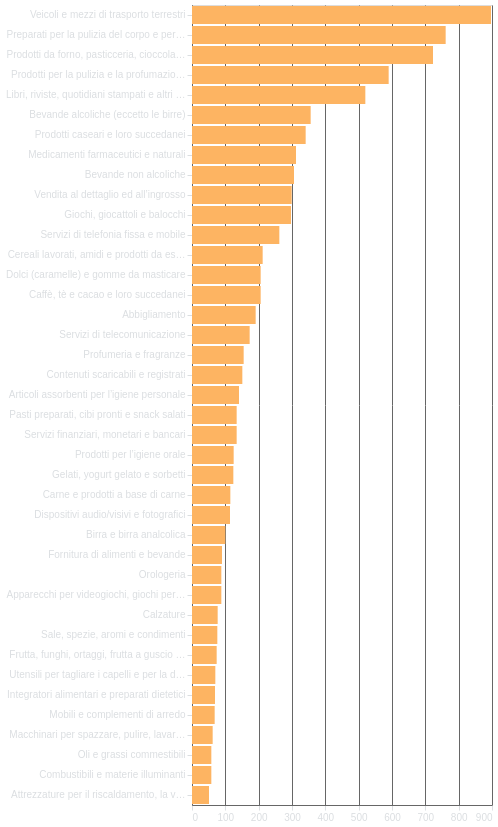

Here is the Vega-Lite specification saved for this chart:
### Vega-Lite specification from a JSON file in a GitHub repository (floating-point values rounded to 4 significant figures; data arrays with more than 128 entries replaced by an {"elided": "..."} marker saying what was removed)
{"config": {"background": "transparent", "title": {"color": "#DBDEE1", "fontSize": 16}, "axis": {"domainColor": "#666666", "gridColor": "#666666", "tickColor": "#DBDEE1", "titleColor": "#DBDEE1", "labelColor": "#DBDEE1"}, "legend": {"labelColor": "#DBDEE1", "titleColor": "#DBDEE1"}}, "data": {"name": "data-755f40290eadf7f2bf120bd57f69c29c"}, "mark": {"type": "bar", "tooltip": true}, "encoding": {"color": {"value": "#fdb462"}, "tooltip": [{"field": "product_type", "title": "Tipo di prodotto", "type": "nominal"}, {"field": "nice_class_", "title": "Classe di Nizza", "type": "ordinal"}, {"field": "count", "title": "Nº di spot", "type": "quantitative"}], "x": {"field": "count", "title": null, "type": "quantitative"}, "y": {"field": "product_type", "sort": "-x", "title": null, "type": "ordinal"}}, "height": "container", "params": [{"name": "param_18", "select": {"type": "interval", "encodings": []}, "bind": "scales"}], "transform": [{"aggregate": [{"op": "count", "as": "count"}], "groupby": ["product_type", "nice_class"]}, {"window": [{"op": "rank", "field": "count", "as": "rank"}], "sort": [{"field": "count", "order": "descending"}]}, {"filter": "(datum.rank <= 40)"}, {"calculate": "datum.price + ' ' + datum.symbol", "as": "combined_tooltip"}, {"calculate": "datum[\"product_type\"]+\". \"+datum[\"nice_class_title_it\"]", "as": "nice_class_and_name"}, {"calculate": "datum[\"nice_class\"]", "as": "nice_class_"}], "width": "container", "$schema": "https://vega.github.io/schema/vega-lite/v5.17.0.json", "datasets": {"data-755f40290eadf7f2bf120bd57f69c29c": {"elided": "10350 records"}}}
